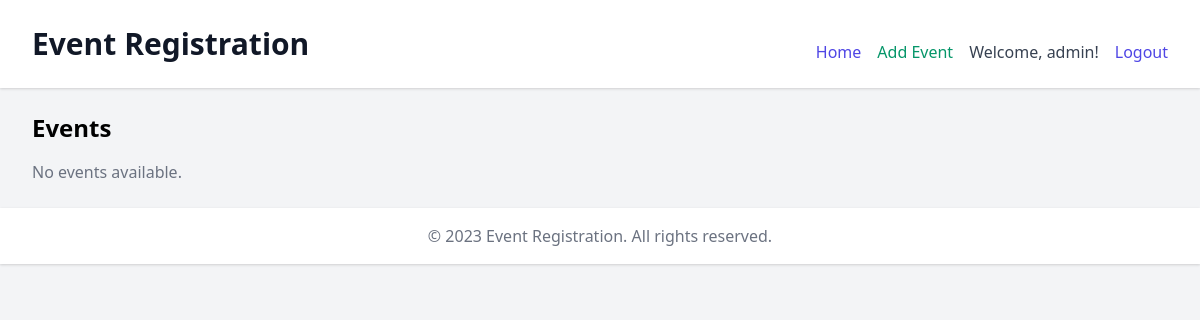
Before: /events/ (signed in) with the older database file.
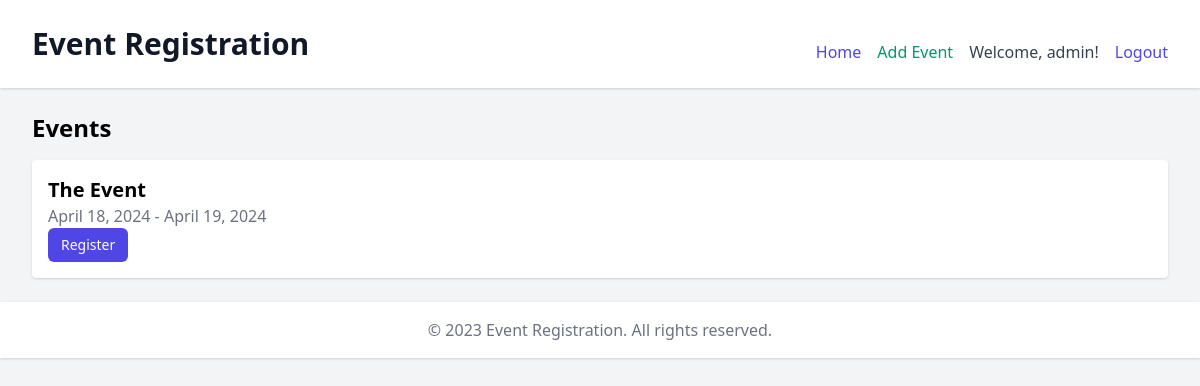
After: the same page with the newer database file.
### events/models.py (models this page shows, shortened)
class Event(models.Model):
    name = models.CharField(max_length=100)
    description = models.TextField()
    start_date = models.DateField()
    end_date = models.DateField()
    registrants = models.ManyToManyField(User, related_name='registered_events')

### events/views.py (the view)
# urls.py: path('', views.event_list, name='event_list'),
@login_required
def event_list(request):
    events = Event.objects.all()
    return render(request, 'event_list.html', {'events': events})

### events/templates/event_list.html
{% extends 'base.html' %}
{% block content %}
  <h2 class="text-2xl font-bold mb-4">Events</h2>
  <ul class="space-y-4">
    {% for event in events %}
      <li class="bg-white shadow p-4 rounded">
        <h3 class="text-xl font-bold">{{ event.name }}</h3>
        <p class="text-gray-500">{{ event.start_date }} - {{ event.end_date }}</p>
        {% if user in event.registrants.all %}
          <span class="inline-flex items-center px-2.5 py-0.5 rounded-full text-xs font-medium bg-green-100 text-green-800">Registered</span>
        {% else %}
          <a href="{% url 'register_event' event.id %}" class="inline-flex items-center px-3 py-2 border border-transparent text-sm leading-4 font-medium rounded-md text-white bg-indigo-600 hover:bg-indigo-700 focus:outline-none focus:ring-2 focus:ring-offset-2 focus:ring-indigo-500">Register</a>
        {% endif %}
      </li>
    {% empty %}
      <li class="text-gray-500">No events available.</li>
    {% endfor %}
  </ul>
{% endblock %}

### templates/base.html (shortened to what this page needs)
<!DOCTYPE html>
<html lang="en">
<head>
  <link href="https://cdn.jsdelivr.net/npm/tailwindcss@2.2.19/dist/tailwind.min.css" rel="stylesheet">
</head>
<body class="bg-gray-100">
  <header class="bg-white shadow">
    <div class="max-w-7xl mx-auto py-6 px-4 sm:px-6 lg:px-8 flex justify-between items-center">
      <h1 class="text-3xl font-bold leading-tight text-gray-900">Event Registration</h1>
      <nav class="mt-4">
        <ul class="flex space-x-4">
          <li><a href="{% url 'home' %}" class="text-indigo-600 hover:text-indigo-900">Home</a></li>
          {% if user.is_superuser %}
            <li><a href="{% url 'create_event' %}" class="text-green-600 hover:text-green-900">Add Event</a></li>
          {% endif %}
          {% if user.is_authenticated %}
            <li><span class="text-gray-700">Welcome, {{ user.username }}!</span></li>
            <li><a href="{% url 'logout' %}" class="text-indigo-600 hover:text-indigo-900">Logout</a></li>
          {% else %}
            <li><a href="{% url 'login' %}" class="text-indigo-600 hover:text-indigo-900">Login</a></li>
            <li><a href="{% url 'register' %}" class="text-indigo-600 hover:text-indigo-900">Register</a></li>
          {% endif %}
        </ul>
      </nav>
    </div>
  </header>
  <main class="max-w-7xl mx-auto py-6 sm:px-6 lg:px-8">
    {% block content %}
    {% endblock %}
  </main>
  <footer class="bg-white shadow">
    <div class="max-w-7xl mx-auto py-4 px-4 sm:px-6 lg:px-8">
      <p class="text-center text-gray-500">&copy; 2023 Event Registration. All rights reserved.</p>
    </div>
  </footer>
</body>
</html>

Changed rows visible on the page:
added Event: name "The Event", start_date "April 18, 2024", end_date "April 19, 2024", shows "Register"
Other visible differences:
text no longer shown: "No events available."
